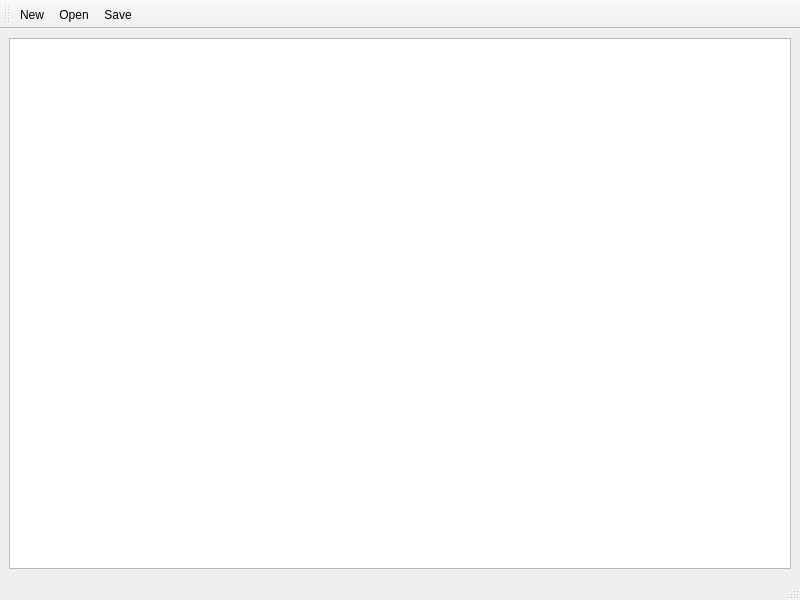
<?xml version="1.0" encoding="UTF-8"?>
<ui version="4.0">
 <class>StudioNotes</class>
 <widget class="QMainWindow" name="StudioNotes">
  <property name="geometry">
   <rect>
    <x>0</x>
    <y>0</y>
    <width>800</width>
    <height>600</height>
   </rect>
  </property>
  <property name="windowTitle">
   <string>Studio Notes</string>
  </property>
  <widget class="QWidget" name="centralwidget">
   <layout class="QVBoxLayout" name="verticalLayout">
    <item>
     <widget class="QTextEdit" name="textEdit"/>
    </item>
   </layout>
  </widget>
  <widget class="QMenuBar" name="menubar">
   <property name="geometry">
    <rect>
     <x>0</x>
     <y>0</y>
     <width>800</width>
     <height>22</height>
    </rect>
   </property>
   <widget class="QMenu" name="menuFile">
    <property name="title">
     <string>File</string>
    </property>
    <addaction name="actionNEW"/>
    <addaction name="actionOPEN"/>
    <addaction name="actionSAVE"/>
    <addaction name="actionSAVE_AS"/>
   </widget>
  </widget>
  <widget class="QStatusBar" name="statusbar"/>
  <widget class="QToolBar" name="toolBar">
   <property name="windowTitle">
    <string>toolBar</string>
   </property>
   <attribute name="toolBarArea">
    <enum>TopToolBarArea</enum>
   </attribute>
   <attribute name="toolBarBreak">
    <bool>false</bool>
   </attribute>
   <addaction name="actionNEW"/>
   <addaction name="actionOPEN"/>
   <addaction name="actionSAVE"/>
  </widget>
  <action name="actionNEW">
   <property name="icon">
    <iconset resource="../resources.qrc">
     <normaloff>:/resources/new.png</normaloff>:/resources/new.png</iconset>
   </property>
   <property name="text">
    <string>New</string>
   </property>
  </action>
  <action name="actionOPEN">
   <property name="icon">
    <iconset resource="../resources.qrc">
     <normaloff>:/resources/open.png</normaloff>:/resources/open.png</iconset>
   </property>
   <property name="text">
    <string>Open</string>
   </property>
  </action>
  <action name="actionSAVE">
   <property name="icon">
    <iconset resource="../resources.qrc">
     <normaloff>:/resources/save.png</normaloff>:/resources/save.png</iconset>
   </property>
   <property name="text">
    <string>Save</string>
   </property>
  </action>
  <action name="actionSAVE_AS">
   <property name="text">
    <string>Save As</string>
   </property>
  </action>
 </widget>
 <resources>
  <include location="../resources.qrc"/>
 </resources>
 <connections/>
</ui>
